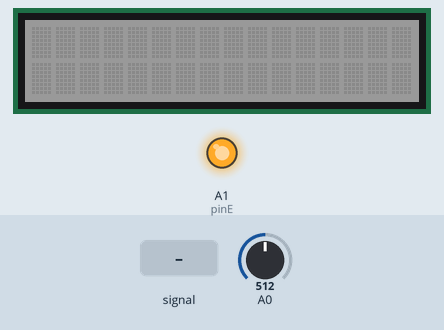
This sketch was run on a simulated Arduino Uno, built with avr-gcc and run on an emulated ATmega328P. Shown: 16×2 character LCD, output pins drawn as LEDs (lit = HIGH). Inputs (shaded band) come from the test bench; at power-on: A0 = 512.

Above: at 1.8 s.
1.9 s: A0 fed a 200 Hz sine of ±255 counts around its level
At 2.5 s:
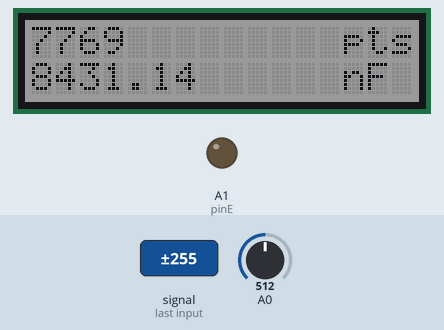
Timing chart, 0 to 4.9 s (numbered marks = the images above; inputs shaded):
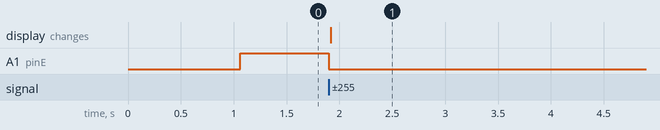

The sketch:

RC_LCD_I2C_Grove.ino
```cpp
/*
 *  Mesure de constante de temps d un circuit RC
 */

#include <Wire.h>       // Importation librairie gestion port I2C
#include "rgb_lcd.h"    // Importation librairie gestion afficheur LCD I2C Grove

#define pinE A1

float R = 99.3;    // Resistance kOhm
int N = 0;
int i = 0;
unsigned long t0;
unsigned long t1;
unsigned long tau;
float C;

rgb_lcd lcd;            // Déclaration de l'afficheur

void setup() {
  lcd.begin(16, 2);                      // Fixe 2 colonnes et 16 caractères/ligne
  lcd.setRGB(125, 125, 125);    // Fixe couleur de fond
  pinMode(pinE,OUTPUT);
  digitalWrite(pinE,LOW);
  delay(1000);
  digitalWrite(pinE,HIGH);
  t0 = micros();
  while (N<646) {      // Seuil = 0,632*1023 = 646
    i = i+1;
    N=analogRead(A0);
  }
  t1 = micros();
  digitalWrite(pinE,LOW);
  tau = t1 - t0;
  C = tau/R;
  lcd.setCursor(0, 0);
  lcd.print(i);
  lcd.setCursor(13, 0);
  lcd.print("pts");
  lcd.setCursor(0, 1);
  lcd.print(C);
  lcd.setCursor(13, 1);
  lcd.print("nF");
  delay(1000);

}

void loop() {
  // put your main code here, to run repeatedly:
}
```

Measured:
- after the input at 1.9 s, A1 (pinE): HIGH → LOW at once; the display: changes at once (image 1)
